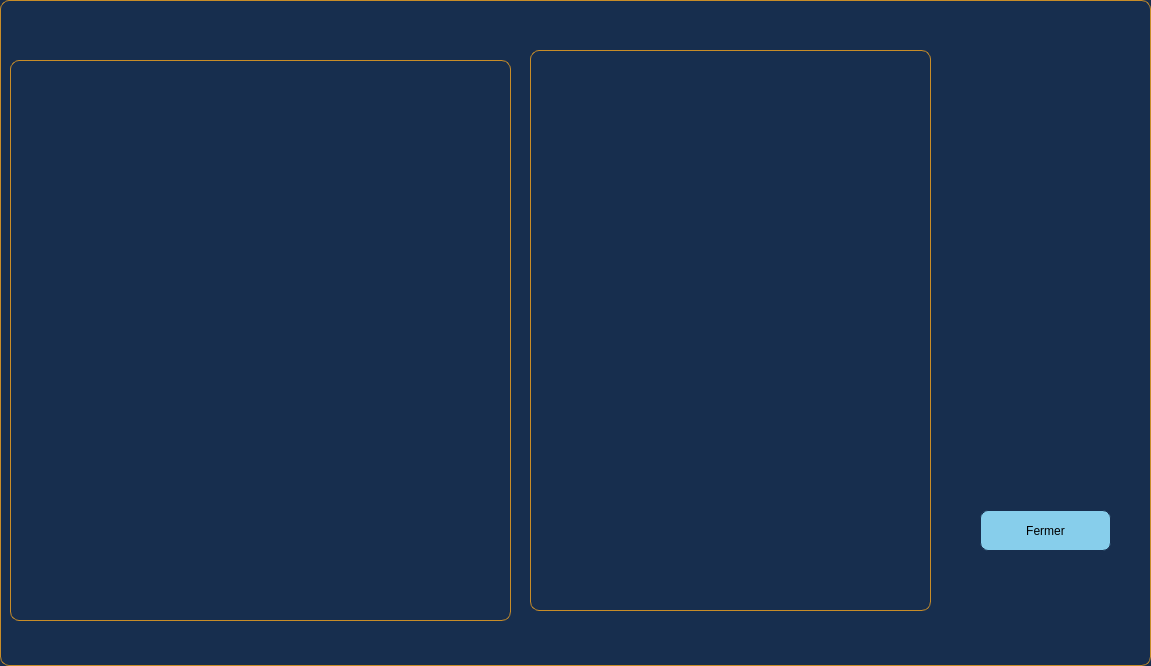
<?xml version="1.0" encoding="UTF-8"?>
<ui version="4.0">
 <class>stat_av</class>
 <widget class="QDialog" name="stat_av">
  <property name="geometry">
   <rect>
    <x>0</x>
    <y>0</y>
    <width>1151</width>
    <height>666</height>
   </rect>
  </property>
  <property name="windowTitle">
   <string>Dialog</string>
  </property>
  <property name="styleSheet">
   <string notr="true">border: 1.3px solid rgb(200, 141, 40);
border-radius: 40px;
background-color: rgb(23, 46, 78);
border-radius: 9px;
padding: 0 2px;
color: rgb(255, 255, 255);
font: 75 10pt &quot;MS Shell Dlg 2&quot;;</string>
  </property>
  <widget class="QLabel" name="label_stat">
   <property name="geometry">
    <rect>
     <x>10</x>
     <y>60</y>
     <width>501</width>
     <height>561</height>
    </rect>
   </property>
   <property name="text">
    <string/>
   </property>
  </widget>
  <widget class="QLabel" name="label_stat_2">
   <property name="geometry">
    <rect>
     <x>530</x>
     <y>50</y>
     <width>401</width>
     <height>561</height>
    </rect>
   </property>
   <property name="text">
    <string/>
   </property>
  </widget>
  <widget class="QPushButton" name="pushButton_10">
   <property name="geometry">
    <rect>
     <x>980</x>
     <y>510</y>
     <width>131</width>
     <height>41</height>
    </rect>
   </property>
   <property name="styleSheet">
    <string notr="true">QPushButton {

color: #000000;
background: #87CEEB;
border: none;
border: 1px solid  #172e4e;
border-radius: 8px;

}
QPushButton:hover {
color:#ffffff;

background:#778899;
border: none;
}
</string>
   </property>
   <property name="text">
    <string>Fermer</string>
   </property>
  </widget>
 </widget>
 <resources/>
 <connections/>
</ui>
